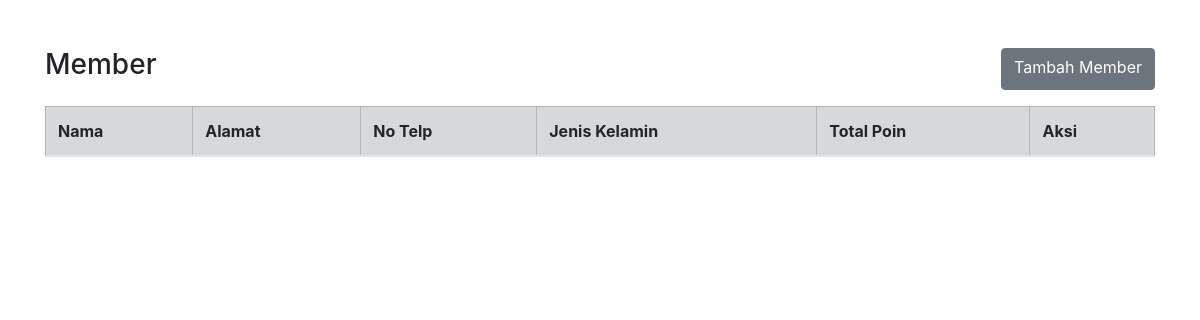
Page /page/member/index.php on the earlier database version.
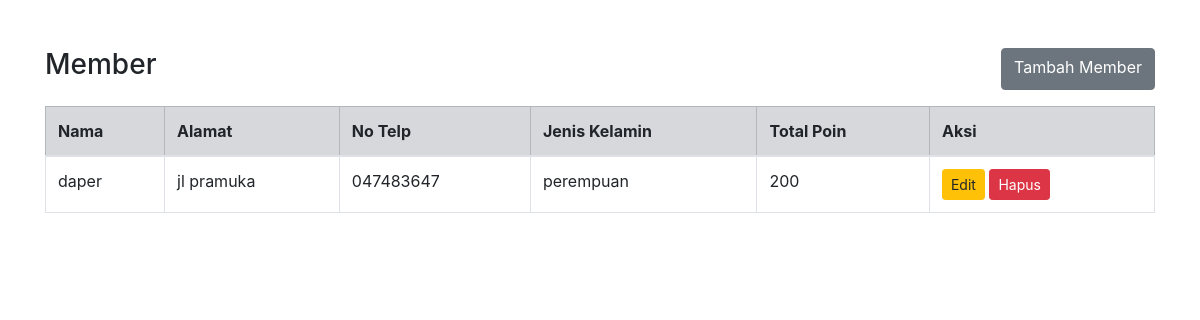
Same page on the later database version.
### tables this page shows
CREATE TABLE `member` (
  `id_member` int(11) NOT NULL,
  `nama` varchar(50) NOT NULL,
  `alamat` varchar(50) NOT NULL,
  `no_telp` varchar(20) NOT NULL,
  `jenis_kelamin` enum('perempuan','laki-laki','','') NOT NULL,
  `total_poin` int(11) NOT NULL
);

### database/class/member.php (called while the page is built, shortened)
<?php
class Member
{
    private $db;
    private static $instance = null;
    public function __construct($db_conn)
    {
        $this->db = $db_conn;
    }
    public static function getInstance($pdo)
    {
        if (self::$instance == null) {
            self::$instance = new Member($pdo);
        }
        return self::$instance;
    }
    public function getAll()
    {
        try {
            $stmt = $this->db->prepare("SELECT * FROM member");
            $stmt->execute();
            $data = $stmt->fetchAll(PDO::FETCH_ASSOC);
            return $data;
        } catch (PDOException $e) {
            echo $e->getMessage();
            return false;
        }
    }
}
?>

### page/member/index.php (the view, shortened to what this page needs)
<!DOCTYPE html>
<html lang="en">
<head>
    <link href="https://maxcdn.bootstrapcdn.com/bootstrap/4.5.2/css/bootstrap.min.css" rel="stylesheet">
</head>
<body>
    <div class="container mt-5">
        <div class="d-flex justify-content-between mb-3">
            <h3>Member</h3>
            <a href="index.php?page=member&act=tambah" class="btn btn-secondary ">Tambah Member</a>
        </div>
        <div>
            <table class="table table-bordered">
                <thead class="table-secondary">
                    <tr>
                        <th>Nama</th>
                        <th>Alamat</th>
                        <th>No Telp</th>
                        <th>Jenis Kelamin</th>
                        <th>Total Poin</th>
                        <th>Aksi</th>
                    </tr>
                </thead>
                <tbody>
                    <?php
                    $pdo = koneksi::connect();
                    $member = member::getInstance($pdo);
                    $dataMember = $member->getAll();
                    foreach ($dataMember as $row) {
                    ?>
                        <tr>
                            <td><?php echo ($row['nama']); ?></td>
                            <td><?php echo ($row['alamat']); ?></td>
                            <td><?php echo ($row['no_telp']); ?></td>
                            <td><?php echo ($row['jenis_kelamin']); ?></td>
                            <td><?php echo ($row['total_poin']); ?></td>
                            <td>
                                <a href="index.php?page=member&act=edit&id_member=<?php echo $row['id_member'] ?>" class="btn btn-warning btn-sm">
                                    <i class="fas fa-edit"></i> Edit
                                </a>
                                <a href="index.php?page=member&act=hapus&id_member=<?php echo $row['id_member'] ?>" class="btn btn-danger btn-sm" onclick="return confirm('Apakah anda ingin menghapus data ini?')">
                                    <i class="fas fa-trash"></i> Hapus
                                </a>
                            </td>
                        </tr>
                    <?php
                    }
                    ?>
                </tbody>
            </table>
        </div>
    </div>
</body>
</html>

Differences in the rows shown:
added member: nama "daper", alamat "jl pramuka", no_telp "047483647", jenis_kelamin "perempuan", total_poin "200"
